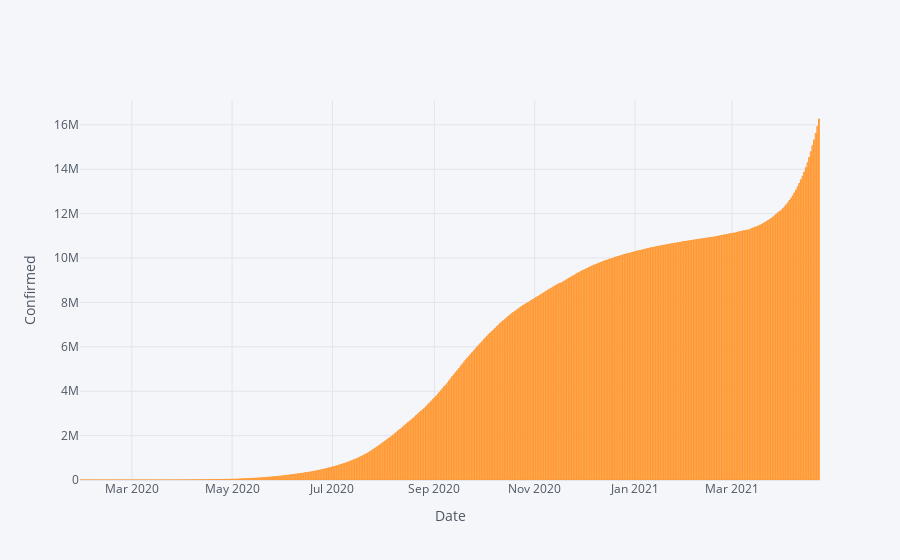

Notebook code for this chart:
### Code cell
confirmed.iplot(kind='bar',x='Date',y='Confirmed',xTitle='Date',yTitle="Confirmed")

### Figure 1 — Plotly figure (JSON) as saved in the notebook; plotly's stock layout.template omitted (floating-point values rounded to 4 significant figures; data arrays with more than 128 entries replaced by an {"elided": "..."} marker saying what was removed)
{"data": [{"marker": {"color": "rgba(255, 153, 51, 0.6)", "line": {"color": "rgba(255, 153, 51, 1.0)", "width": 1}}, "name": "Confirmed", "orientation": "v", "text": "", "type": "bar", "x": {"elided": "450 str values"}, "y": {"elided": "450 int values"}}], "layout": {"legend": {"bgcolor": "#F5F6F9", "font": {"color": "#4D5663"}}, "paper_bgcolor": "#F5F6F9", "plot_bgcolor": "#F5F6F9", "title": {"font": {"color": "#4D5663"}}, "xaxis": {"gridcolor": "#E1E5ED", "showgrid": true, "tickfont": {"color": "#4D5663"}, "title": {"font": {"color": "#4D5663"}, "text": "Date"}, "zerolinecolor": "#E1E5ED"}, "yaxis": {"gridcolor": "#E1E5ED", "showgrid": true, "tickfont": {"color": "#4D5663"}, "title": {"font": {"color": "#4D5663"}, "text": "Confirmed"}, "zerolinecolor": "#E1E5ED"}}}
